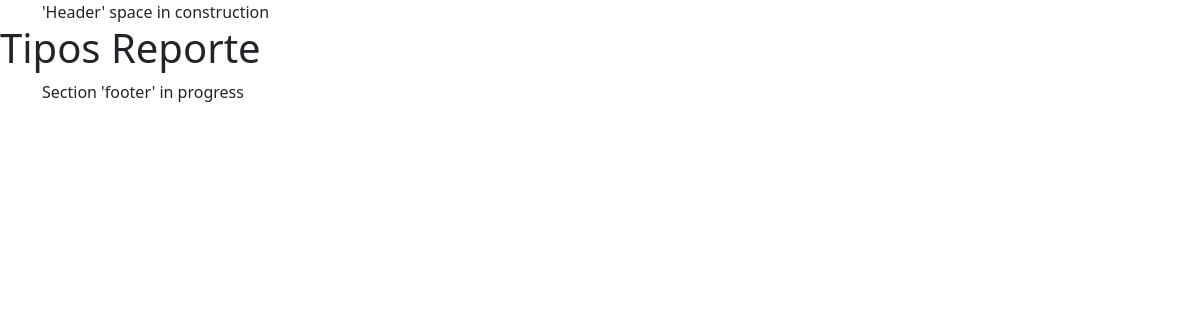
/reportes/, run on an earlier commit of the app's database.
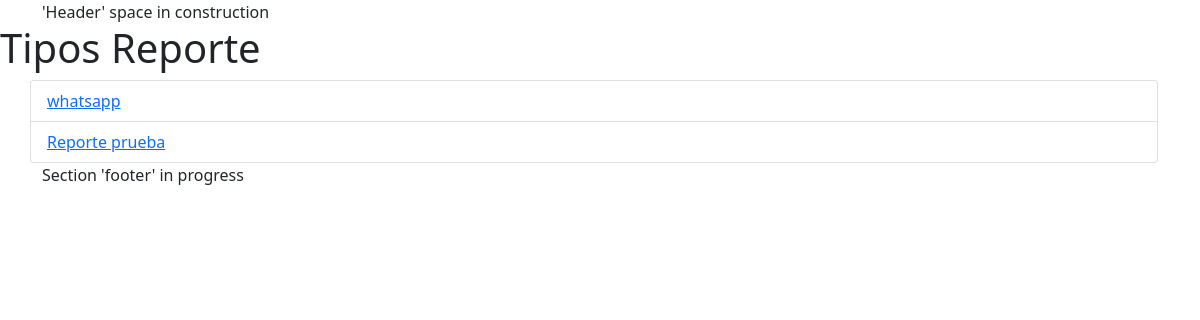
And on a later commit of the database.
### reportes/models.py (models this page shows, shortened)
class TipoReporte(models.Model):
    name = models.CharField(max_length=50, unique=True)
    created_at = models.DateTimeField(auto_now_add=timezone.now)

### reportes/views.py (the view)
# urls.py: path('', views.index, name='index'),
def index(request):
    tipos_reporte = models.TipoReporte.objects.all()
    return render(
        request,
        'index.html',
        context={'tipos_reporte': tipos_reporte}
    )

### reportes/templates/index.html
{% extends "base.html" %}
{% block content %}
<h1>Tipos Reporte</h1>
<div class="container list-group">
    {% for reporte in tipos_reporte %}
    <button type="button" class="list-group-item list-group-item-action">
        <a href="{% url 'reportes:reporte' reporte.name %}">
            {{ reporte.name }}
        </a>
    </button>
    {% endfor %}
</div>
{% endblock %}

### templates/base.html (shortened to what this page needs)
<!DOCTYPE html>
<html lang="en">
<head>
    <link href="https://cdn.jsdelivr.net/npm/bootstrap@5.0.2/dist/css/bootstrap.min.css" rel="stylesheet"
>
</head>
<body>
    <header class="container-sm">
        <div>
            'Header' space in construction
        </div>
    </header>
    {% block content %}
    {% endblock %}
    <footer class="container-sm">
        <div>
            Section 'footer' in progress
        </div>
    </footer>
</body>
</html>

What changed in the data, as far as the page shows it:
added TipoReporte: name "whatsapp"
added TipoReporte: name "Reporte prueba"
